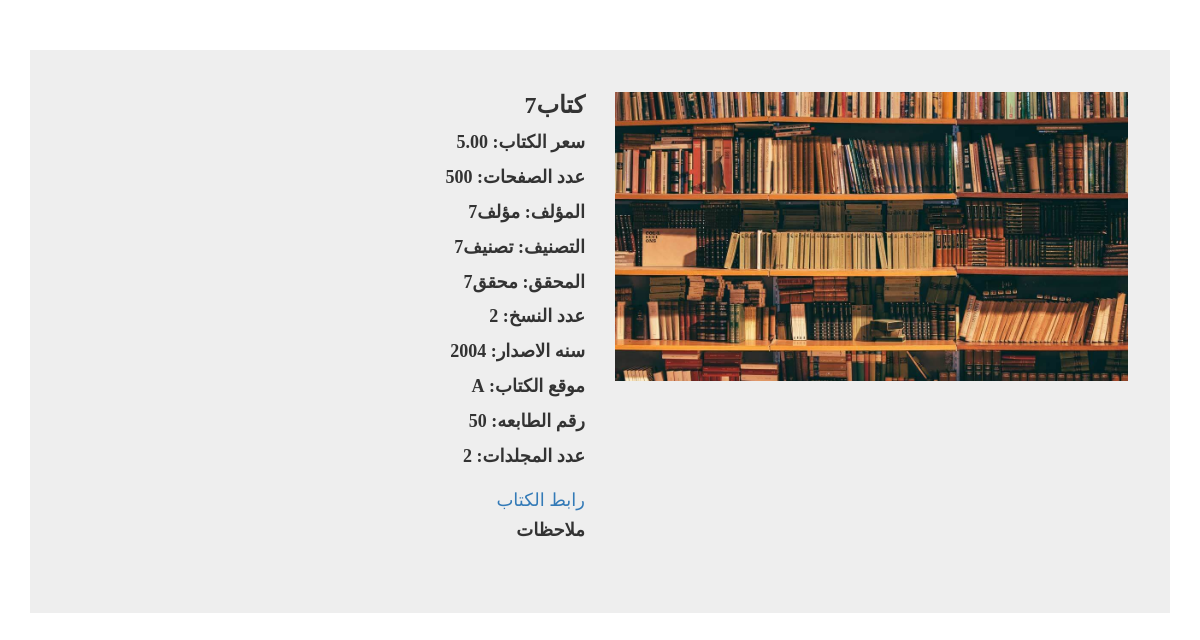
Screenshot of /admin-dashboard/book-details/6/ with the database file from the repository.
### admin2/models.py (models this page shows, shortened)
class Book(models.Model):
    book_name = models.CharField(max_length=200)
    book_pages = models.PositiveIntegerField(default=0)
    book_folders = models.PositiveIntegerField(default=0)
    print_number = models.PositiveIntegerField(default=0)
    print_year = models.IntegerField(null=True)
    book_price = models.DecimalField(max_digits=11,decimal_places=2)
    created_at = models.DateField(auto_now_add=True)
    book_image =  models.ImageField(default='o.jpg', upload_to='books_images',null=True,blank=True)
    observations = models.TextField(null=True)
    available = models.BooleanField(default=True)
    no_of_copis = models.IntegerField(default=1)
    publish_house = models.ForeignKey(Publishing_house,on_delete=models.CASCADE,null=True)
    author = models.ForeignKey(Author,on_delete=models.CASCADE)
    questioner = models.ForeignKey(Questioner,on_delete=models.CASCADE,null=True)
    book_postion= models.ForeignKey(Position,on_delete=models.CASCADE)
    category = models.ForeignKey(Category,on_delete=models.CASCADE,null=True)
    link =  models.CharField(max_length=900,null=True)
    book_owner = models.CharField(max_length=200,null=True)
    folder_number = models.IntegerField(default=0)

class Author(models.Model):
    author_name = models.CharField(max_length=200)

class Category(models.Model):
    category_name = models.CharField(max_length=200)

class Questioner(models.Model):
    questioner_name = models.CharField(max_length=200)

class Position(models.Model):
    position = models.CharField(max_length=200)

### admin2/views.py (the view)
# urls.py: path('book-details/<int:id>/',views.book_details,name='book_details'),
def book_details(request,id):
    book = Book.objects.get(id=id)
    return render(request,'admin/book_details.html',{'book':book})

### admin2/templates/admin/book_details.html (shortened to what this page needs)
{%load static%}
<!DOCTYPE html>
<html lang="ar">
  <head>
    <link href="https://maxcdn.bootstrapcdn.com/font-awesome/4.7.0/css/font-awesome.min.css" rel="stylesheet">
    <link href="//maxcdn.bootstrapcdn.com/bootstrap/3.3.0/css/bootstrap.min.css" rel="stylesheet" id="bootstrap-css">
</head>
  <body dir="rtl">
	<div class="container">
		<div class="card">
			<div class="container-fliud">
				<div class="wrapper row">
					<div style="float: right;" class="preview col-md-6">
						<div class="preview-pic tab-content">
                            <div class="tab-pane active" id="pic-0"><img {%ifequal book.book_image '' %}src="{%static 'images/o.jpg' %}"{%else%} src="{{book.book_image.url}}"{%endifequal%} /></div>
						</div>
					</div>
					<div style="float:right;" class="details col-md-6">
						<h3 class="product-title">{{book.book_name}}</h3>
                        <h4 class="product-title">سعر الكتاب: {{book.book_price}}</h4>
                        <h4 class="product-title">عدد الصفحات: {{book.book_pages}}</h4>
                        <h4 class="product-title">المؤلف: {{book.author.author_name}}</h4>
                        <h4 class="product-title">التصنيف: {{book.category.category_name}}</h4>
                        <h4 class="product-title">المحقق: {{book.questioner.questioner_name}}</h4>
                        <h4 class="product-title">عدد النسخ: {{book.no_of_copis}}</h4>
                        <h4 class="product-title">سنه الاصدار: {{book.print_year}}</h4>
                        <h4 class="product-title"> موقع الكتاب: {{book.book_postion.position}}</h4>
                        <h4 class="product-title">رقم الطابعه: {{book.print_number}}</h4>
                        <h4 class="product-title">عدد المجلدات: {{book.book_folders}}</h4>
                        <h4><a href="{{book.link}}" target="_blank">رابط الكتاب</a></h4>
                        <h4 class="product-title">ملاحظات</h4>
                    </div>
				</div>
			</div>
		</div>
    </div>
  </body>
</html>

### admin2/templates/admin/book_details.html (style rules this page uses)
body { font-family: 'Amiri'; overflow-x: hidden; }
img { max-width: 100%; }
.preview { display: -webkit-box; display: -webkit-flex; display: -ms-flexbox; display: flex; -webkit-box-orient: vertical; -webkit-box-direction: normal; -webkit-flex-direction: column; -ms-flex-direction: column; flex-direction: column; }
.preview-pic { -webkit-box-flex: 1; -webkit-flex-grow: 1; -ms-flex-positive: 1; flex-grow: 1; }
.tab-content { overflow: hidden; }
.tab-content img { width: 100%; -webkit-animation-name: opacity; animation-name: opacity; -webkit-animation-duration: .3s; animation-duration: .3s; }
.card { margin-top: 50px; background: #eee; padding: 3em; line-height: 1.5em; }
@media screen and (min-width: 997px) { .wrapper { display: -webkit-box; display: -webkit-flex; display: -ms-flexbox; display: flex; } }
.details { display: -webkit-box; display: -webkit-flex; display: -ms-flexbox; display: flex; -webkit-box-orient: vertical; -webkit-box-direction: normal; -webkit-flex-direction: column; -ms-flex-direction: column; flex-direction: column; }
.product-title, .price, .sizes, .colors { text-transform: UPPERCASE; font-weight: bold; }
.product-title, .rating, .product-description, .price, .vote, .sizes { margin-bottom: 15px; }
.product-title { margin-top: 0; }

### rows the page displays
Book: book_name "كتاب7", book_price "5.00", book_pages "500", author.author_name "مؤلف7", category.category_name "تصنيف7", questioner.questioner_name "محقق7", no_of_copis "2", print_year "2004", book_postion.position "A", print_number "50", book_folders "2"
